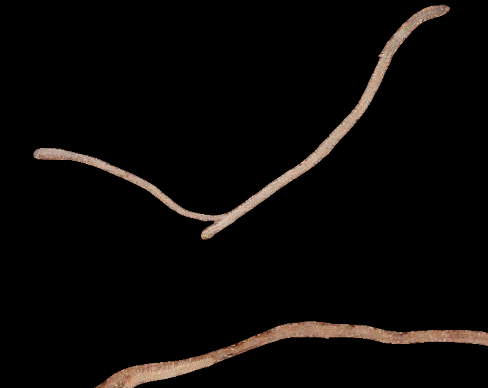
#> input picture Detect_dead_root/test/RawImagePart.png, 488 x 388 px, found by its file name; its folder holds 4 pictures in this run
$ jupyter execute --allow-errors 6_demo.ipynb
#> lines starting #> are read from the running program, lines starting #| are printed output that depends on the picture; after the words box and inside, x2 and y2 are one past the last pixel; in counts of white or black regions, pixels touching at a corner belong together
##### demo1 像素值替换重新上色

[cell 1]
import os
import tqdm
import numpy as np
from PIL import Image
import cv2
Image.MAX_IMAGE_PIXELS = None

def pixel_grayscale(image_file,save_file1,save_file2):
    if not os.path.exists(save_file1):
        os.makedirs(save_file1)
    if not os.path.exists(save_file2):
        os.makedirs(save_file2)
    for name in tqdm.tqdm(os.listdir(image_file)):
        save_voc = os.path.join(save_file1,name)
        save_path = os.path.join(save_file2,name.split('.')[0]+'.jpg')
        img = cv2.imread(os.path.join(image_file,name))
        img = cv2.cvtColor(img,cv2.COLOR_BGR2GRAY)
        h,w, = img.shape
        b = np.empty([h,w])
        b[np.where(img>249)]=1
        b[np.where((90>img)&(img>70))] =2
        b[img==150] =3
        cv2.imwrite(save_voc,b)
        b = Image.fromarray(b)
        b = b.convert('L')
        #调色板
        palette = [0, 0, 0,0, 255, 0, 255, 0, 0,255,255,255]
        #着色
        b.putpalette(palette)
        b.save(save_path)
image_file  = r"D:\31890\Desktop\biaozhuchuli"
save_file1  = r"D:\31890\Desktop\2"
save_file2  = r"D:\31890\Desktop\3"
#> (the rest of this cell did not finish here and is left out)

##### demo2 聚类

[cell 2]
import os
import tqdm
import numpy as np
from PIL import Image
import cv2
Image.MAX_IMAGE_PIXELS = None
img = cv2.imread(r"D:\software\Code\codefile\m_CV2\image\102_cmask_sen.jpg")
#展平
#> (the rest of this cell did not finish here and is left out)

##### demo3 超像素

[cell 3]
import os
import tqdm
import numpy as np
from PIL import Image
import cv2
Image.MAX_IMAGE_PIXELS = None
image_array = cv2.imread(r'D:\software\Code\codefile\m_CV2\image\102_cmask_sen.jpg')
#> (the rest of this cell did not finish here and is left out)

##### demo4 分割结果间对比，类qs

[cell 4]
import cv2,glob,os,tqdm
import numpy as np
from PIL import Image

def fun(ground_true,file_list,o):
    if not os.path.exists(o):
        os.makedirs(o)
    for p in tqdm.tqdm(file_list):
        for name in tqdm.tqdm(os.listdir(ground_true)):
            img1_p = os.path.join(ground_true,name)
            img2_P = os.path.join(p,name)
            img1 = cv2.imread(img1_p,cv2.IMREAD_GRAYSCALE)
            img2 = cv2.imread(img2_P,cv2.IMREAD_GRAYSCALE)

            # cv2.imwrite(os.path.join(o,name.split('.')[0]+p.split('\\')[-1]+'.png'),img2)

            img1 = np.where(img1!=0,1,0)
            img2 = np.where(img2!=0,2,0)

            imgs_union = img1+img2

            imgs_union = Image.fromarray(imgs_union)

            imgs_union = imgs_union.convert('L')
                    #调色板
            palette = [0, 0, 0,50, 205, 50, 175, 34, 34,255,255,255]  #
                    # [0, 0, 0, 0, 0, 128, 255, 165, 0,255,255,255]
                    #0 背景 1 标注有，预测没有 2标注没有，预测有 3 两者交集
                    #着色
            imgs_union.putpalette(palette)
            save_path = os.path.join(o,name.split('.')[0]+p.split('\\')[-1]+'_duibi'+'.png')
            imgs_union.save(save_path)

file_list  =glob.glob(r"D:\31890\Desktop\tranformer\model_compare\pred\*")
ground_true = r"D:\31890\Desktop\tranformer\model_compare\segformb5"
o = r"D:\31890\Desktop\tranformer\model_compare\segduibi"
fun(ground_true,file_list,o)

##### demo5 分割可视化

[cell 5]
#
from PIL import Image
Image.MAX_IMAGE_PIXELS = None
def fuse(img_p1,img_p2,save_p):
    image1 = Image.open(img_p1)#image1 原图
    image2 = Image.open(img_p2)#image2 分割图

    image2.convert('L')
    palette = [0, 0, 0,50, 205, 50, 175, 34, 34,255,255,255]
    # [0, 0, 0,50, 205, 50, 175, 34, 34,255,255,255]衰老标注
    #
    image2.putpalette(palette)

    image1 = image1.convert('RGBA')
    image2 = image2.convert('RGBA')

    #两幅图像进行合并时，按公式：blended_img = img1 * (1 – alpha) + img2* alpha 进行
    image = Image.blend(image1,image2,0.3)

    image.save(save_p)
    # image.show()
img_p1 = r'D:\31890\Desktop\codefile\Utils\Image\yuantu.jpg'
img_p2 = r'D:\31890\Desktop\codefile\Utils\Image\101.png'
save_p = r'D:\31890\Desktop\codefile\Utils\Image\shuailao.png'
#> (the rest of this cell did not finish here and is left out)

[cell 6]
import os,cv2,tqdm
import numpy as np
def fun(i,o):
    if not os.path.exists(o):
        os.makedirs(o)
    for name in tqdm.tqdm(os.listdir(i)):
        img_ph = os.path.join(i,name)
        img = cv2.imread(img_ph,cv2.IMREAD_GRAYSCALE)
        img = np.where(img!=0,255,0)
        cv2.imwrite(os.path.join(o,name),img)

i = r'D:\31890\Desktop\codefile\result\Train_data\sen_data\anno\train'
o = r'D:\31890\Desktop\codefile\result\Train_data\sen_data\anno\train2'
#> (the rest of this cell did not finish here and is left out)

[cell 7]
import os,tqdm,cv2
import numpy as np
import matplotlib.pyplot as plt

from skimage.segmentation import find_boundaries


def Superpixel_segmentation(image_array,mask_array):
    #初始化slic项，超像素平均尺寸20（默认为10），平滑因子20
    slic = cv2.ximgproc.createSuperpixelSLIC(image_array,region_size=120,ruler = 20)
    slic.iterate(50)                                    #迭代次数，越大效果越好
    mask_slic = slic.getLabelContourMask()              #获取Mask，超像素边缘Mask==1
    label_slic = slic.getLabels()                       #获取超像素标签矩阵
    label_slic = cv2.bitwise_and(label_slic, label_slic, mask=mask_array).astype(np.uint8)

    class_num = np.unique(label_slic,return_index=False,return_inverse=False)
    for i in range(len(class_num)):
        label_slic[np.where(label_slic==class_num[i])] = i

    mask_slic = find_boundaries(label_slic,mode='inner').astype(np.uint8)
    mask_inv_slic = cv2.bitwise_not((mask_slic*255).astype(np.uint8))          #获取分类边界

    img_slic = cv2.bitwise_and(image_array,image_array,mask =  mask_inv_slic)  #在原图上绘制超像素边界
    # cv2.imshow("img_slic",img_slic)
    # cv2.waitKey(0)
    # cv2.destroyAllWindows()
    return img_slic

# [15 lines left out: function Superpixel_averaging, not called in this run]

image_array = cv2.imread(r"D:\31890\Desktop\codefile\Utils\Image\2-2019-7-07-1200_8_13_.png")
mask_array = cv2.imread(r'D:\31890\Desktop\codefile\Utils\Image\2-2019-7-07-1200_8_13.png',cv2.IMREAD_GRAYSCALE)
#> (the rest of this cell did not finish here and is left out)

##### demo6 根系的主成分分析加聚类结果

[cell 8]
import numpy as np
import matplotlib.pyplot as plt
import sklearn.cluster
import pandas as pd
from time import time # 用于计算运行时间
import numpy as np
from matplotlib.pyplot import MultipleLocator
from sklearn import decomposition

# [45 lines left out: function plot_embedding, not called in this run]

path = r'D:\31890\Desktop\codefile\Utils\result\shuailao pixel statistics.xlsx'
#> (the rest of this cell did not finish here and is left out)

##### demo7 黑白反转

[cell 9]
import cv2,os,tqdm
import numpy as np

def Black_white_conversion(array):      ##   黑白转换
    array = np.where(array==0,256,1)
    return array-1

image_file = r'D:\31890\Desktop\codefile\Utils\time_seris\mask_heidi'
save_file =  r'D:\31890\Desktop\codefile\Utils\time_seris\mask_heidi_conversion'

if not os.path.exists(save_file):
    os.makedirs(save_file)

#> (the rest of this cell did not finish here and is left out)

##### demo8 衰老和正常根系提取，变换为表型检测格式

[cell 10]
import cv2,os,tqdm
import numpy as np
image_file = r'D:\31890\Desktop\codefile\Utils\time_seris\shuailao\2-2019-8-06-1200.png'

array = cv2.imread(image_file,cv2.IMREAD_GRAYSCALE)
#> (the rest of this cell did not finish here and is left out)

##### demo9 resize原图 加 生成黑白

[cell 11]
import os
import tqdm
import numpy as np
from PIL import Image
import cv2
Image.MAX_IMAGE_PIXELS = None

def pixel_grayscale(image_file,o,o_r,h_f):
    if not os.path.exists(o_r):
        os.makedirs(o_r)
    if not os.path.exists(h_f):
        os.makedirs(h_f)
    for name in tqdm.tqdm(os.listdir(image_file)):
        o_rp = os.path.join(o_r,name.split('.')[0]+'.jpg')
        hp = os.path.join(h_f,name)
        img1 = cv2.imread(os.path.join(image_file,name),cv2.IMREAD_GRAYSCALE)
        img2 = cv2.imread(os.path.join(o,name.split('.')[0]+'.jpg'))

        h,w, = img1.shape
        img2 = cv2.resize(img2,(w,h))
        cv2.imwrite(o_rp,img2)

        img1[img1!=0]=255
        cv2.imwrite(hp,img1)


image_file  = r"D:\31890\Desktop\1"
o  = r"D:\31890\Desktop\o"
o_r  = r"D:\31890\Desktop\o2r"
h  = r"D:\31890\Desktop\heibai"
#> (the rest of this cell did not finish here and is left out)

##### demo10 无监督分割鸡蛋

[cell 12]
import cv2,os,sklearn,tqdm
import numpy as np
import matplotlib.pyplot as plt
from sklearn.cluster import KMeans,AgglomerativeClustering,MeanShift,SpectralClustering
from utils import color
from PIL import Image


# [18 lines left out: function Clustering, not called in this run]


img_file = r"D:\31890\Desktop\codefile\Utils\data"
save_file = r'D:\31890\Desktop\codefile\Utils\result'

if not os.path.exists(save_file):
    os.makedirs(save_file)

#> (the rest of this cell did not finish here and is left out)

##### demo11 画椭圆

[cell 13]
import matplotlib.pyplot as plt
import numpy as np
import random
import cv2
from numpy.random import randint as randint

# [21 lines left out: functions ellipse, main, not called in this run]

##### demo12 黑白mask的24位图转8位图

[cell 14]
import cv2,os,tqdm
import numpy as np

def pixel_grayscale(image_file,save_file):
    if not os.path.exists(save_file):
        os.makedirs(save_file)
    for name in tqdm.tqdm(os.listdir(image_file)):
        save_path = os.path.join(save_file,name)
        img = cv2.imread(os.path.join(image_file,name),cv2.IMREAD_GRAYSCALE)
        img = np.where(img>10,255,0)

        cv2.imwrite(save_path,img)
image_file = r'D:\31890\Desktop\data\anno\train'
save_file  = r'D:\31890\Desktop\data\anno\train_8'
#> (the rest of this cell did not finish here and is left out)

##### demo13  8位黑白图转为voc格式

[cell 15]
def pixel_replacement(image_file,save_file):
#> called with image_file = 'D:\\31890\\Desktop\\data\\anno\\test', save_file = 'D:\\31890\\Desktop\\data\\anno\\test_voc'
    for name in tqdm.tqdm(os.listdir(image_file)):
        save_path = os.path.join(save_file,name)
        image_path = os.path.join(image_file,name)
        img = cv2.imread(image_path,cv2.IMREAD_GRAYSCALE)
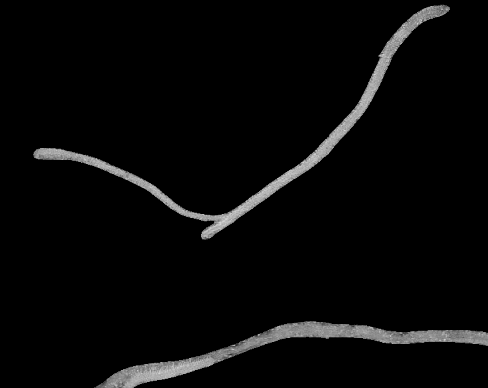
#> img: shape (388, 488); min 0, max 215, mean 8.5
        img2 = np.where(img>0,1,0)
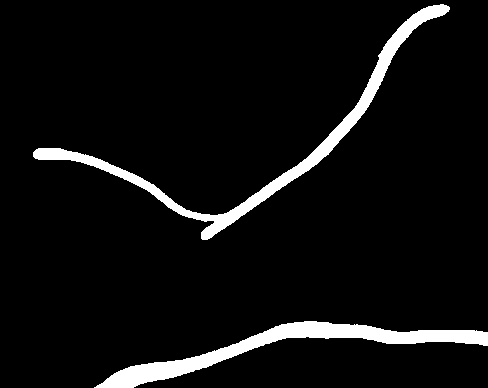
#> img2: shape (388, 488) int64; values 0 (black) and 1 (white), 6% white; 2 white regions, box (x1, y1, x2, y2) and area: (33, 4, 450, 240) 5804, (94, 321, 488, 388) 5608
        cv2.imwrite(save_path,img2)
#> pass 2 of the loop in pixel_replacement, `for name in tqdm.tqdm(os.listdir(image_file)):`:
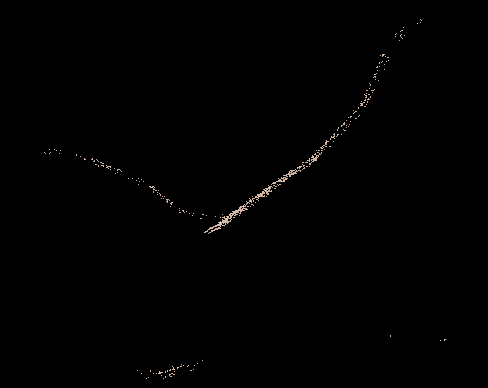
#> input picture Detect_dead_root/test/RawImagePartb1.png, 488 x 388 px, found by its file name
#> in pixel_replacement, `img2 = np.where(img>0,1,0)`:
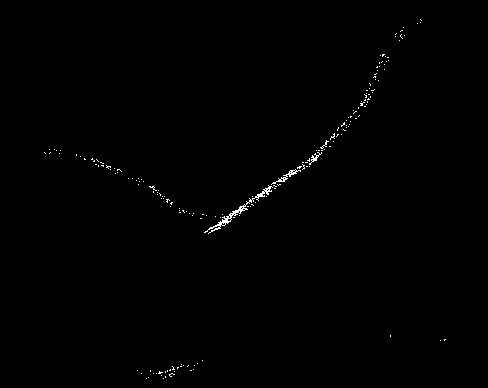
#> img2: shape (388, 488) int64; values 0 (black) and 1 (white), 0.45% white in thin lines or dots, all inside (x1, y1, x2, y2) = (44, 19, 446, 379)
#> pass 3 of the loop in pixel_replacement, `for name in tqdm.tqdm(os.listdir(image_file)):`:
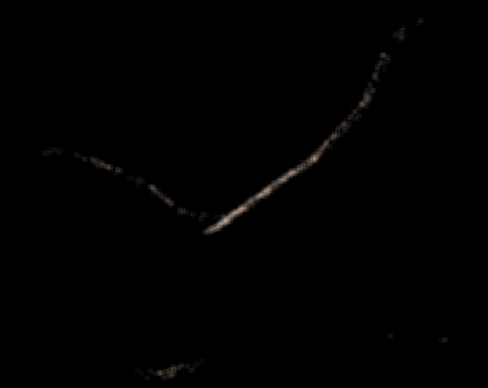
#> input picture Detect_dead_root/test/RawImagePartb2.png, 488 x 388 px, found by its file name
#> in pixel_replacement, `img2 = np.where(img>0,1,0)`:
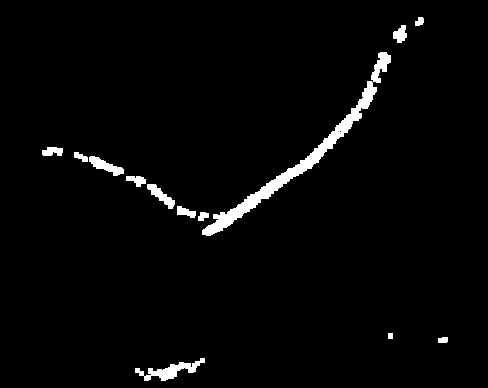
#> img2: shape (388, 488) int64; values 0 (black) and 1 (white), 2.6% white; 13 white regions, largest, box (x1, y1, x2, y2) and area: (202, 52, 391, 236) 2831, (135, 358, 205, 381) 574, (89, 156, 124, 176) 308
#> the loop made 4 passes; the first 3 are shown

image_file = r'D:\31890\Desktop\data\anno\test'
save_file  = r'D:\31890\Desktop\data\anno\test_voc'
pixel_replacement(image_file,save_file)
